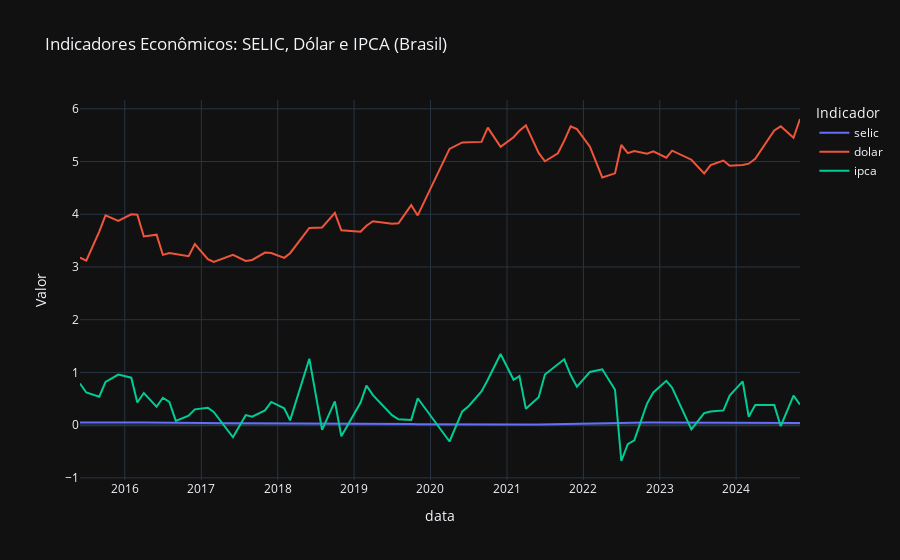

Notebook cell for this chart:
### Markdown cell above
Então realizamos o plot do gráfico

### Code cell
# === Visualização com Plotly ===
fig = px.line(df_limpo, x='data', y=['selic', 'dolar', 'ipca'],
              labels={'value': 'Valor', 'variable': 'Indicador'},
              title='Indicadores Econômicos: SELIC, Dólar e IPCA (Brasil)')

fig.update_layout(template='plotly_dark')
fig.show()
